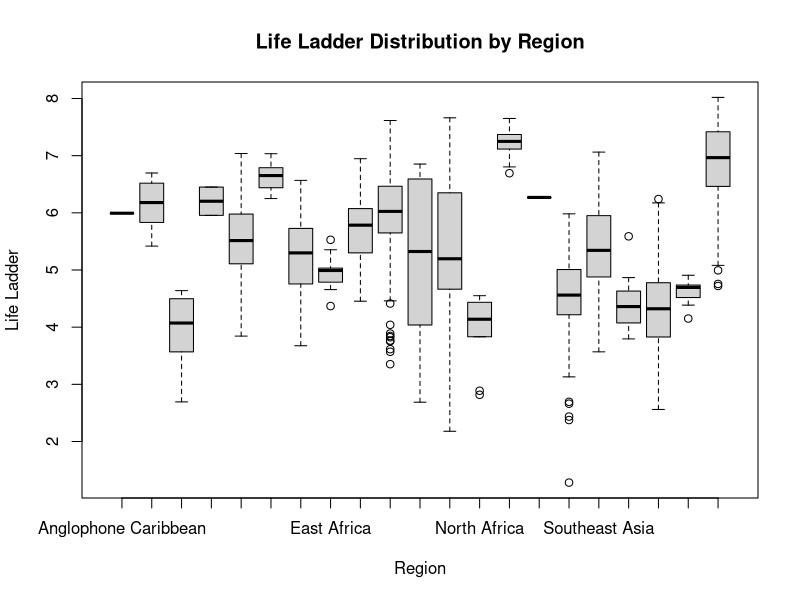
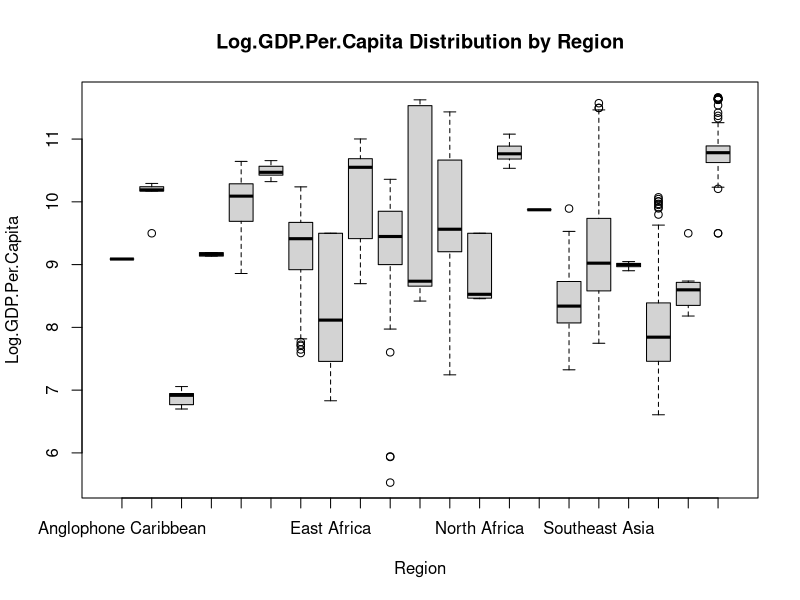
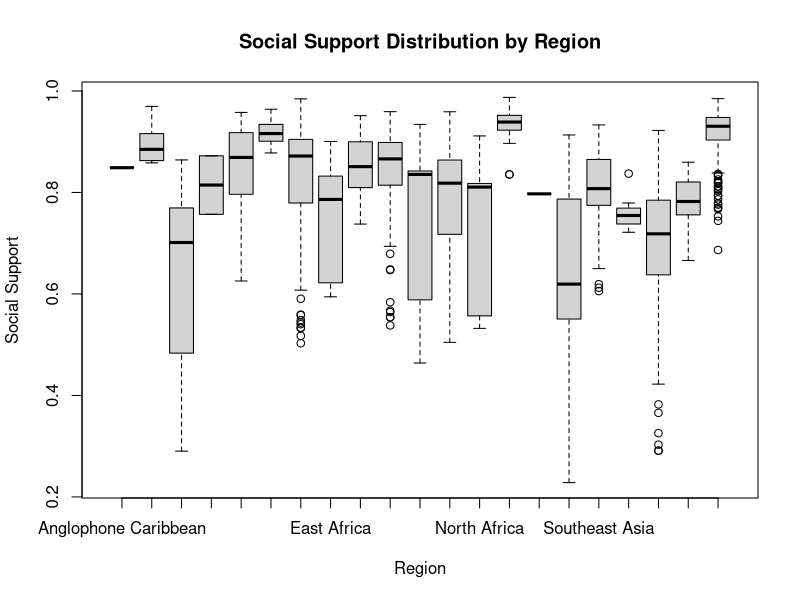
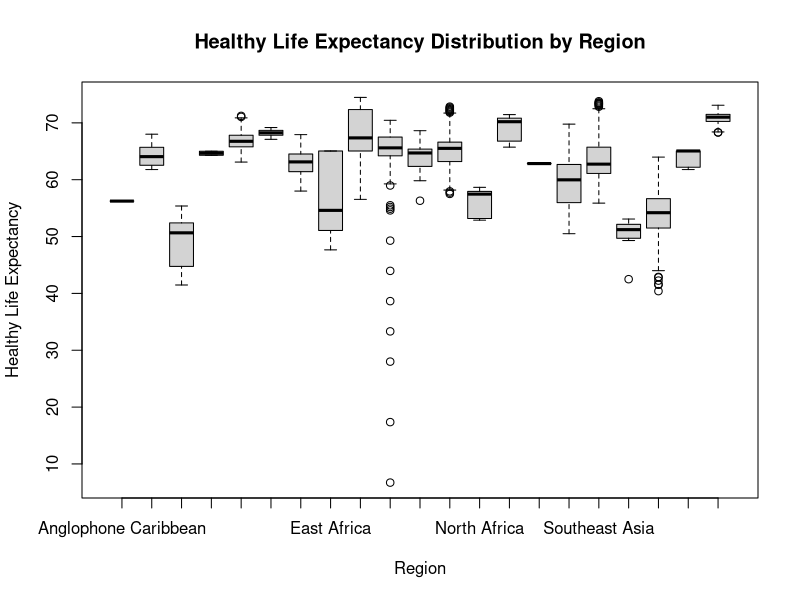
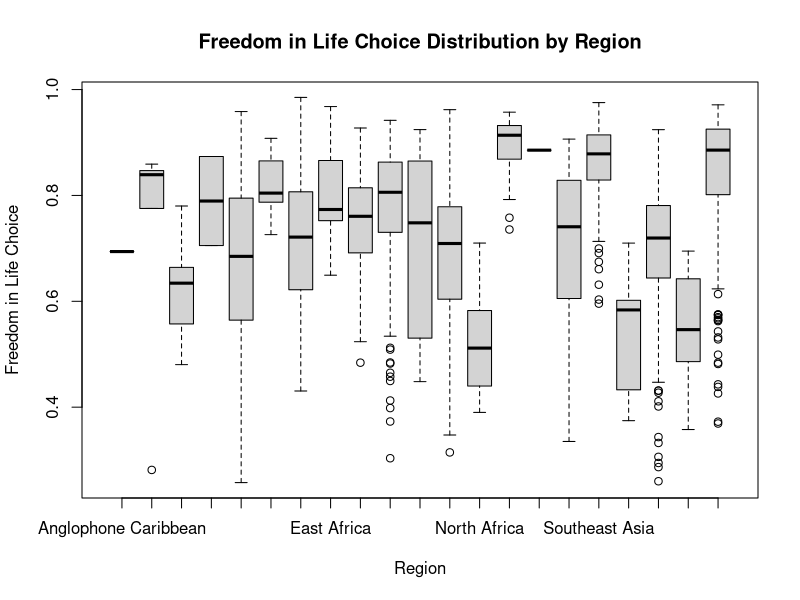
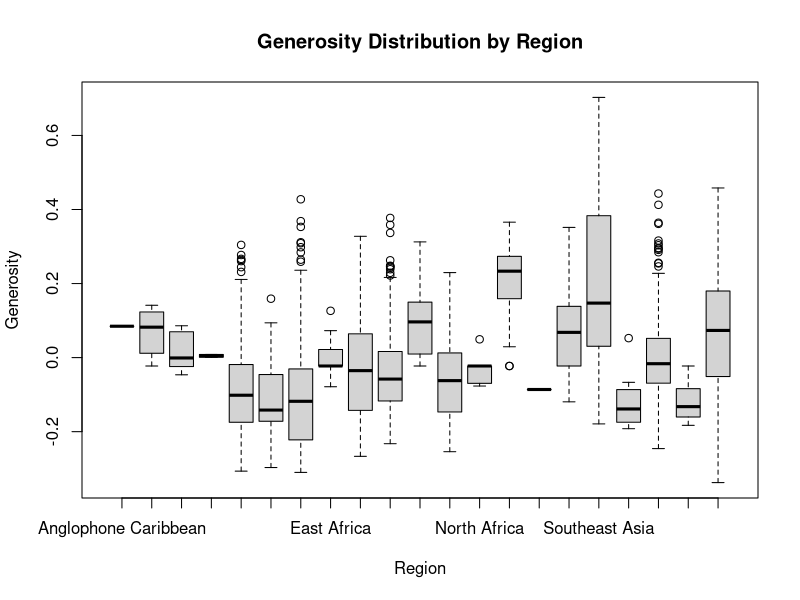
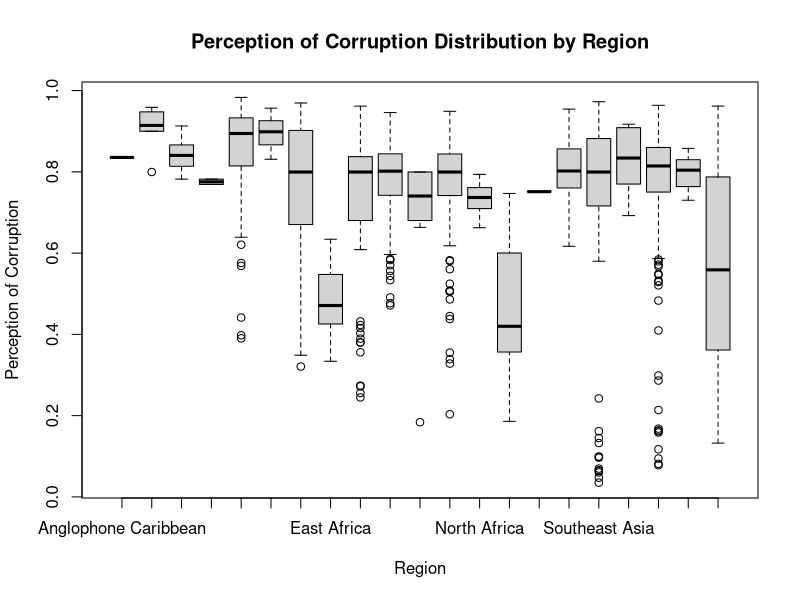
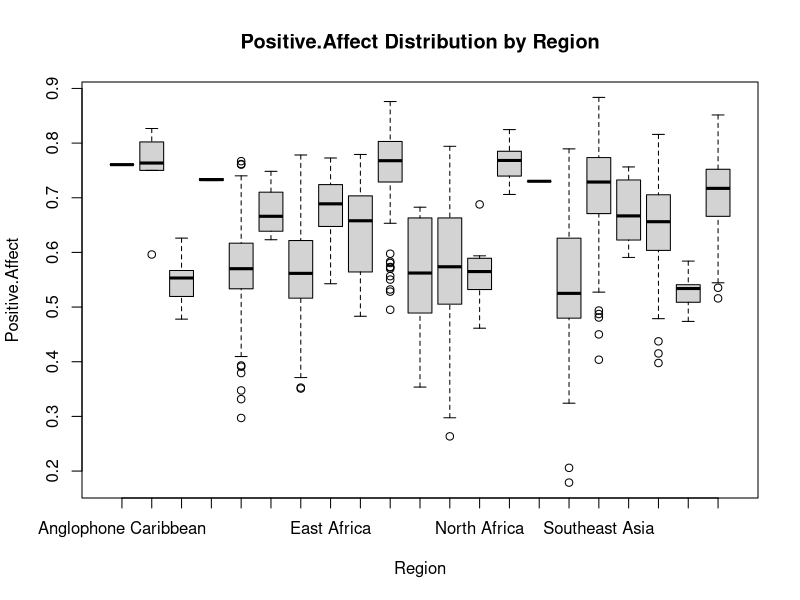

Reproduce these figures in R, in order. (Note: this script raises an error after producing the figures.)
## ---- chunk 1
knitr::opts_chunk$set(echo = TRUE)
## ---- chunk 2
library(dplyr)
## ---- chunk 3
getwd()
df <- read.csv("WorldHappinessReport.csv")
View(df)

## ---- chunk 4
head(df)
## ---- chunk 5
summary(df)
## ---- chunk 6
df[df$Regional.Indicator == "", ]
## ---- chunk 7
 df %>%
  mutate(Regional.Indicator = ifelse(is.na(Regional.Indicator) & Country.Name == 'Angola',
                           Regional.Indicator,
                           "Southern Africa"))
df %>%
  mutate(Regional.Indicator = ifelse(is.na(Regional.Indicator) & Country.Name == 'Belize',
                           Regional.Indicator,
                           "Central America"))
df %>%
  mutate(Regional.Indicator = ifelse(is.na(Regional.Indicator) & Country.Name == 'Bhutan',
                           Regional.Indicator,
                           "South Asia"))
df %>%
  mutate(Regional.Indicator = ifelse(is.na(Regional.Indicator) & Country.Name == 'Central African Republic',
                           Regional.Indicator,
                           "Cenral Africa"))
df %>%
  mutate(Regional.Indicator = ifelse(is.na(Regional.Indicator) & Country.Name == 'Congo (Kinshasa)',
                           Regional.Indicator,
                           "Cenral Africa"))
df %>%
  mutate(Regional.Indicator = ifelse(is.na(Regional.Indicator) & Country.Name == 'Cuba',
                           Regional.Indicator,
                           "Caribbean"))
df %>%
  mutate(Regional.Indicator = ifelse(is.na(Regional.Indicator) & Country.Name == 'Czechia',
                           Regional.Indicator,
                           "Central Europe"))
df %>%
  mutate(Regional.Indicator = ifelse(is.na(Regional.Indicator) & Country.Name == 'Djibouti',
                           Regional.Indicator,
                           "East Africa"))
df %>%
  mutate(Regional.Indicator = ifelse(is.na(Regional.Indicator) & Country.Name == 'Eswatini',
                           Regional.Indicator,
                           "South Africa"))
df %>%
  mutate(Regional.Indicator = ifelse(is.na(Regional.Indicator) & Country.Name == 'Guyana',
                           Regional.Indicator,
                           "Anglophone Caribbean"))
df %>%
  mutate(Regional.Indicator = ifelse(is.na(Regional.Indicator) & Country.Name == 'Oman',
                           Regional.Indicator,
                           "Middle East"))
df %>%
  mutate(Regional.Indicator = ifelse(is.na(Regional.Indicator) & Country.Name == 'Qatar',
                           Regional.Indicator,
                           "Middle East"))
df %>%
  mutate(Regional.Indicator = ifelse(is.na(Regional.Indicator) & Country.Name == 'Somalia',
                           Regional.Indicator,
                           "East Africa"))
df %>%
  mutate(Regional.Indicator = ifelse(is.na(Regional.Indicator) & Country.Name == 'Somaliland region',
                           Regional.Indicator,
                           "East Africa"))
df %>%
  mutate(Regional.Indicator = ifelse(is.na(Regional.Indicator) & Country.Name == 'South Sudan',
                           Regional.Indicator,
                           "North Africa"))
df %>%
  mutate(Regional.Indicator = ifelse(is.na(Regional.Indicator) & Country.Name == 'Sudan',
                           Regional.Indicator,
                           "North Africa"))
df %>%
  mutate(Regional.Indicator = ifelse(is.na(Regional.Indicator) & Country.Name == 'Suriname',
                           Regional.Indicator,
                           "South America"))

df %>%
  mutate(Regional.Indicator = ifelse(is.na(Regional.Indicator) & Country.Name == 'Syria',
                           Regional.Indicator,
                           "Middle East"))
df %>%
  mutate(Regional.Indicator = ifelse(is.na(Regional.Indicator) & Country.Name == 'Trinidad and Tobago',
                           Regional.Indicator,
                           "Caribbean"))
df %>%
  mutate(Regional.Indicator = ifelse(is.na(Regional.Indicator) & Country.Name == 'Turkiye',
                           Regional.Indicator,
                           "Central and Eastern Europe"))



## ---- chunk 8
cleaning <- df

cleaning$Log.GDP.Per.Capita <- ifelse(is.na(cleaning$Log.GDP.Per.Capita),                           median(cleaning$Log.GDP.Per.Capita,
          na.rm = TRUE),
        cleaning$Log.GDP.Per.Capita)

cleaning$Social.Support <- ifelse(is.na(cleaning$Social.Support),
                                  median(cleaning$Social.Support,
                                  na.rm = TRUE),
                          cleaning$Social.Support)
cleaning$Social.Support <- ifelse(is.na(cleaning$Social.Support),
                                  median(cleaning$Social.Support,
                                  na.rm = TRUE),
                          cleaning$Social.Support)
cleaning$Healthy.Life.Expectancy.At.Birth <- ifelse(is.na(cleaning$Healthy.Life.Expectancy.At.Birth),             
                                                    median(cleaning$Healthy.Life.Expectancy.At.Birth,
                                                           na.rm = TRUE),
                                                    cleaning$Healthy.Life.Expectancy.At.Birth)
cleaning$Freedom.To.Make.Life.Choices <- ifelse(is.na(cleaning$Freedom.To.Make.Life.Choices),                   
                                                median(cleaning$Freedom.To.Make.Life.Choices,
                                                       na.rm = TRUE),
                                                cleaning$Freedom.To.Make.Life.Choices)
cleaning$Generosity <- ifelse(is.na(cleaning$Generosity),                           
                              median(cleaning$Generosity,
                                  na.rm = TRUE),
                          cleaning$Generosity)
cleaning$Perceptions.Of.Corruption <- ifelse(is.na(cleaning$Perceptions.Of.Corruption),                           
                              median(cleaning$Perceptions.Of.Corruption,
                                  na.rm = TRUE),
                          cleaning$Perceptions.Of.Corruption)
cleaning$Positive.Affect <- ifelse(is.na(cleaning$Positive.Affect),                           
                              median(cleaning$Positive.Affect,
                                  na.rm = TRUE),
                          cleaning$Positive.Affect)
cleaning$Negative.Affect <- ifelse(is.na(cleaning$Negative.Affect),                           
                              median(cleaning$Negative.Affect,
                                  na.rm = TRUE),
                          cleaning$Negative.Affect)
cleaning$Confidence.In.National.Government <- ifelse(is.na(cleaning$Confidence.In.National.Government),                 
                              median(cleaning$Confidence.In.National.Government,
                                  na.rm = TRUE),
                          cleaning$Confidence.In.National.Government)
 
summary(cleaning)
## ---- chunk 9
summary(cleaning)
boxplot(Life.Ladder ~ Regional.Indicator, data = cleaning,
        main = "Life Ladder Distribution by Region",
        xlab = "Region", ylab = "Life Ladder")

## ---- chunk 10
summary(cleaning)
boxplot(Log.GDP.Per.Capita ~ Regional.Indicator, data = cleaning,
        main = "Log.GDP.Per.Capita Distribution by Region",
        xlab = "Region", ylab = "Log.GDP.Per.Capita")
## ---- chunk 11
summary(cleaning)
boxplot(Social.Support ~ Regional.Indicator, data = cleaning,
        main = "Social Support Distribution by Region",
        xlab = "Region", ylab = "Social Support")
## ---- chunk 12
summary(cleaning)
boxplot(Healthy.Life.Expectancy.At.Birth ~ Regional.Indicator, data = cleaning,
        main = "Healthy Life Expectancy Distribution by Region",
        xlab = "Region", ylab = "Healthy Life Expectancy")
## ---- chunk 13
summary(cleaning)
boxplot(Freedom.To.Make.Life.Choices ~ Regional.Indicator, data = cleaning,
        main = "Freedom in Life Choice Distribution by Region",
        xlab = "Region", ylab = "Freedom in Life Choice")
## ---- chunk 14
summary(cleaning)
boxplot(Generosity ~ Regional.Indicator, data = cleaning,
        main = "Generosity Distribution by Region",
        xlab = "Region", ylab = "Generosity")
## ---- chunk 15
summary(cleaning)
boxplot(Perceptions.Of.Corruption ~ Regional.Indicator, data = cleaning,
        main = "Perception of Corruption Distribution by Region",
        xlab = "Region", ylab = "Perception of Corruption")
## ---- chunk 16
summary(cleaning)
boxplot(Positive.Affect ~ Regional.Indicator, data = cleaning,
        main = "Positive.Affect Distribution by Region",
        xlab = "Region", ylab = "Positive.Affect")
## ---- chunk 17
summary(cleaning)
boxplot(Negative.Affect ~ Regional.Indicator, data = cleaning,
        main = "Negative Effect Distribution by Region",
        xlab = "Region", ylab = "Negative Effect")
## ---- chunk 18
unique(cleaning$Regional.Indicator)
## ---- chunk 19
cleaning -> happydf
## ---- chunk 20

write.csv(cleaning,"/Users/emmahorton/DataScience/DataMunging/Project2/HappyDataFrame", row.names=FALSE)
